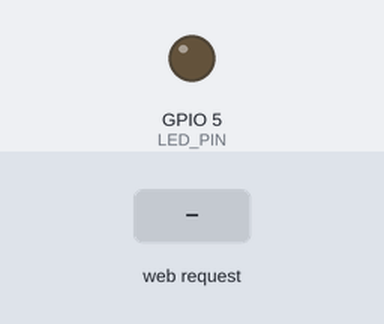
A sketch run on a simulated ESP32. Shown: output pins drawn as LEDs (lit = HIGH). The inputs (shaded band) are chosen by the test bench. WiFi joins after 1.5 s; servers stay silent unless stated; what the sketch prints to the serial monitor is not drawn.

Above: at 2.7 s.
2.8 s: HTTP request GET /led/on received
At 4.0 s:
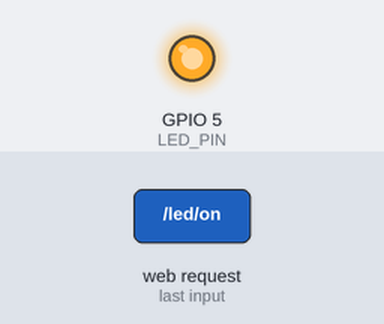
4.3 s: HTTP request GET /led/off received
At 5.3 s:
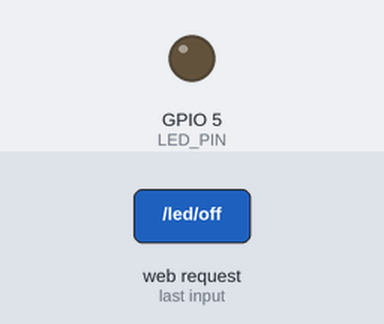
Timing chart, 0 to 7.3 s (numbered marks = the images above; inputs shaded):
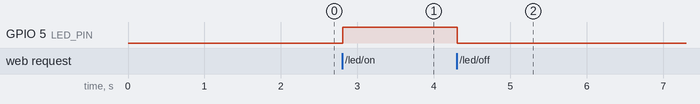

Measured:
- after the input at 2.8 s, GPIO 5 (LED_PIN): LOW → HIGH at once
- after the input at 4.3 s, GPIO 5 (LED_PIN): HIGH → LOW at once

The sketch:

communication_code.ino
```cpp
#include <WiFi.h>
#include <WebServer.h>

// WiFi 설정
const char* ssid = "YOUR_SSID";      // Wi-Fi 이름
const char* password = "YOUR_PASSWORD";  // Wi-Fi 비밀번호

// 웹 서버 설정 (포트 80)
WebServer server(80);

// LED 제어 핀 설정
#define LED_PIN 5

void setup() {
  Serial.begin(115200);
  pinMode(LED_PIN, OUTPUT);

  // WiFi 연결
  Serial.print("WiFi 연결 중...");
  WiFi.begin(ssid, password);

  while (WiFi.status() != WL_CONNECTED) {
    delay(500);
    Serial.print(".");
  }

  Serial.println("");
  Serial.println("WiFi 연결됨!");
  Serial.print("IP 주소: ");
  Serial.println(WiFi.localIP());

  // 라우팅 설정
  server.on("/", handleRoot);
  server.on("/led/on", handleLedOn);
  server.on("/led/off", handleLedOff);
  server.on("/status", handleStatus);

  // 서버 시작
  server.begin();
  Serial.println("HTTP 서버 시작됨");
}

void loop() {
  server.handleClient();
  delay(10);
}

// 루트 페이지
void handleRoot() {
  String html = "<html><body>";
  html += "<h1>ESP32 - 라즈베리파이 통신 테스트</h1>";
  html += "<p><a href='/led/on'><button>LED 켜기</button></a></p>";
  html += "<p><a href='/led/off'><button>LED 끄기</button></a></p>";
  html += "<p><a href='/status'><button>상태 확인</button></a></p>";
  html += "</body></html>";

  server.send(200, "text/html", html);
}

// LED 켜기
void handleLedOn() {
  digitalWrite(LED_PIN, HIGH);
  server.sendHeader("Location", "/");
  server.send(303);
}

// LED 끄기
void handleLedOff() {
  digitalWrite(LED_PIN, LOW);
  server.sendHeader("Location", "/");
  server.send(303);
}

// 상태 정보 (JSON 형식)
void handleStatus() {
  String json = "{";
  json += "\"led_status\":\"" + String(digitalRead(LED_PIN) ? "on" : "off") + "\",";
  json += "\"uptime\":\"" + String(millis() / 1000) + "\",";
  json += "\"free_heap\":\"" + String(ESP.getFreeHeap()) + "\"";
  json += "}";

  server.send(200, "application/json", json);
}
```
